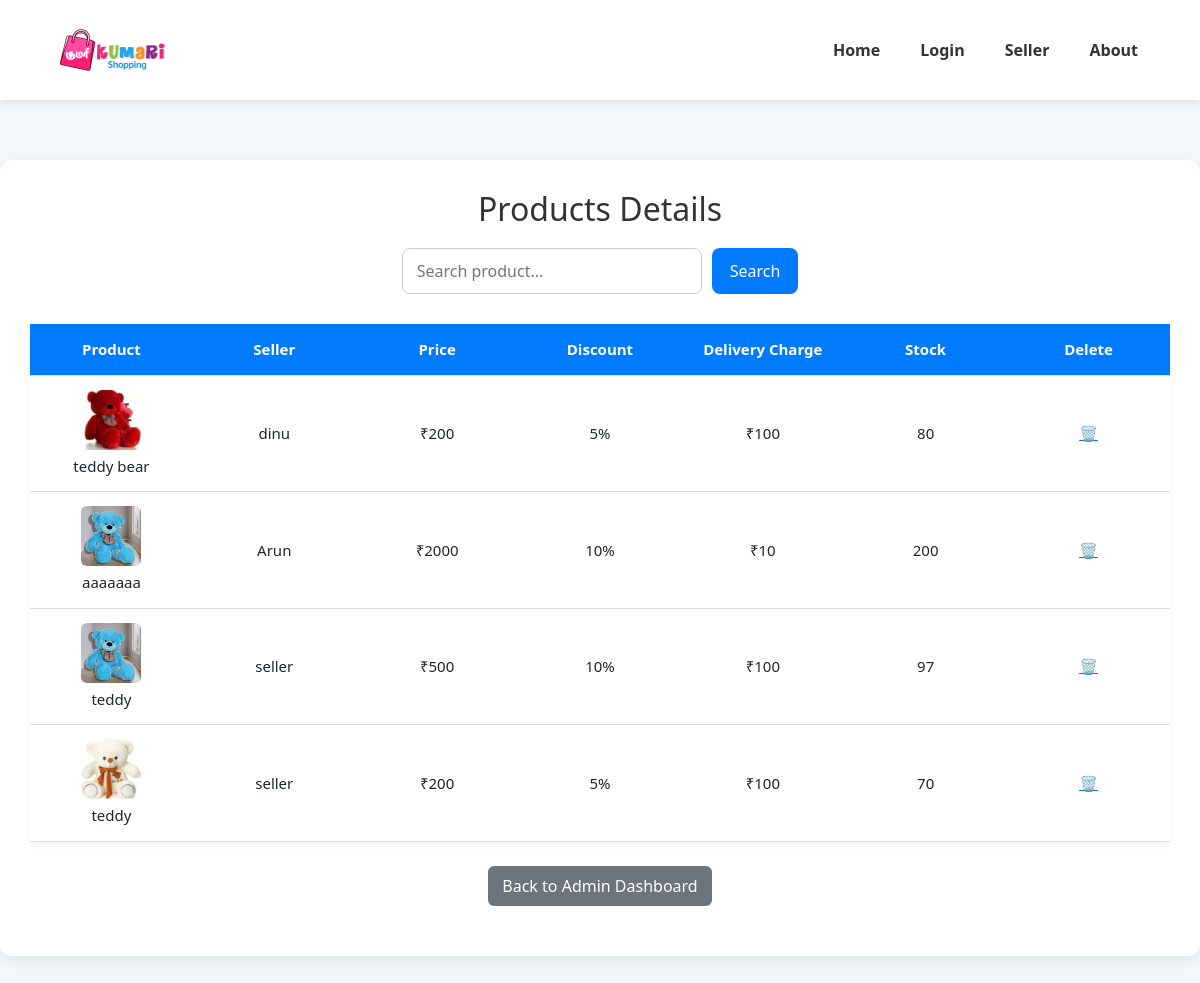
The page /admin-dashboard/products/ on the database its author committed.
### accounts/models.py (models this page shows, shortened)
class Products(models.Model):
    seller = models.ForeignKey(CustomUser, on_delete=models.CASCADE, limit_choices_to={'user_type': 'seller'})
    image=models.ImageField(upload_to='product_images/')
    product_name=models.CharField(max_length=25,
        validators=[RegexValidator(r'^[a-zA-Z][a-zA-Z\s]*$','Enter a valid product name.')]
    )
    colour=models.CharField(max_length=20,
        validators=[RegexValidator(r'^[a-zA-Z][a-zA-Z]*$','Enter a valid colour.')]
    )
    description=models.CharField(max_length=200,
        validators=[RegexValidator(r'^[a-zA-Z0-9\s.,-]*$','Only alphanumeric characters and certain punctuation are allowed.')]
    )
    price=models.PositiveIntegerField()
    discount=models.PositiveIntegerField(
        validators=[RegexValidator(r'^\d{1,2}%?$', 'Enter a valid discount amount.')]
    )
    delivery_charge=models.PositiveIntegerField()
    stock=models.PositiveIntegerField()

class CustomUser(AbstractUser):
    user_role=(
        ('user','User'),
        ('seller','Seller'),
        ('admin','Admin'),
    )
    user_type= models.CharField(max_length=10,choices=user_role,default='user')
    user_profile=models.ImageField(
        upload_to='user_images',
        default='null',
        blank=False,
        validators=[FileExtensionValidator(allowed_extensions=['jpg', 'jpeg', 'png', 'svg','webp'])]
        )
    seller_profile=models.ImageField(
        upload_to='seller_images',
        default='null',
        blank=False,
        validators=[FileExtensionValidator(allowed_extensions=['jpg', 'jpeg', 'png', 'svg','webp'])]
        )
    mobile = models.CharField(
        max_length=14,
        unique=True,
        validators=[RegexValidator(r'^\+91\s?\d{10}$', 'Enter a valid mobile number with country code.')],
        verbose_name='Mobile Number'
    )
    address = models.TextField(
        max_length=150,
        blank=False,
        verbose_name='Address'
    )
    username = models.CharField(
        max_length=150,  # You can change this if needed
        unique=True,
        blank=False,
        null=False,
        validators=[RegexValidator(r'^[a-zA-Z][a-zA-Z0-9]*$','Username only starts with alphabetic characters')]
    )
    first_name = models.CharField(
        max_length=50,
        blank=False,
        validators=[RegexValidator(r'^[a-zA-Z]+$', 'Only alphabetic characters are allowed.')]
    )
    last_name = models.CharField(
        max_length=50,
        blank=False,
        validators=[RegexValidator(r'^[a-zA-Z]+$', 'Only alphabetic characters are allowed.')]
        )
    email = models.EmailField(
        blank=False,
        unique=True)
    is_active = models.BooleanField(default=True)
    objects = CustomUserManager()
    USERNAME_FIELD = 'username'
    REQUIRED_FIELDS = ['mobile']

### admin_dashboard/views.py (the view)
# urls.py: path('products/',views.products,name='products'),
def products(request):
    q_products = request.GET.get('q_product')
    products= Products.objects.all()
    if q_products:
        products = products.filter(product_name__icontains=q_products)
    for product in products:
        if q_products:
            pattern = re.compile(re.escape(q_products), re.IGNORECASE)
            highlighted = pattern.sub(
                lambda m: f'<span style="background-color: yellow;">{m.group(0)}</span>',
                product.product_name
            )
            product.highlighted_productname = mark_safe(highlighted)
        else:
            product.highlighted_productname = product.product_name
    return render(request, 'admin-products.html', {'products': products})

### templates/admin-products.html (shortened to what this page needs)
{% extends "base.html" %}
{% load static %}
{% block content %}
<div class="container">
  <h2>Products Details</h2>
  <form method="get">
    <input type="text" name="q_product" placeholder="Search product..." value="{{ request.GET.q_product }}">
    <button type="submit">Search</button>
  </form>
  <table>
    <tr>
      <th>Product</th>
      <th>Seller</th>
      <th>Price</th>
      <th>Discount</th>
      <th>Delivery Charge</th>
      <th>Stock</th>
      <th>Delete</th>
    </tr>
    {% for product in products %}
    <tr>
      <td style="text-align: center;">
        {% if product.image %}
          <img src="{{ product.image.url }}" alt="Product" width="60" height="60"><br>
          {{ product.highlighted_productname|safe }}
        {% else %}
          No Image<br>
          {{ product.highlighted_productname|safe }}
        {% endif %}
      </td>
      <td>{{ product.seller.username }}</td>
      <td>₹{{ product.price }}</td>
      <td>{{ product.discount }}%</td>
      <td>₹{{ product.delivery_charge }}</td>
      <td>{{ product.stock }}</td>
      <td><a href="{% url 'delete_product' product.id %}">🗑️</a></td>
    </tr>
    {% empty %}
    <tr>
      <td colspan="6" class="no-results">No products found.</td>
    </tr>
    {% endfor %}
  </table> <br>
    <div style="text-align: center;">
    <a href="{% url 'admin_dashboard' %}" class="back-button">Back to Admin Dashboard</a>
    </div>
</div>
{% endblock %}

### static/css/style.css (style rules this page uses)
body { margin: 0; padding: 0; height: 100%; }

### templates/navbar.html (style rules this page uses)
button { padding: 6px 14px; background-color: #007bff; color: white; border: none; font-size: 16px; border-radius: 8px; cursor: pointer; transition: background-color 0.3s; }

### templates/admin-products.html (style rules this page uses)
body { margin-top: 160px; font-family: 'Segoe UI', sans-serif; background-color: #f4f7fa; }
.container { max-width: 1200px; margin: 60px auto; padding: 30px; background-color: #fff; border-radius: 12px; box-shadow: 0 5px 15px rgba(0, 0, 0, 0.07); }
h2, h3 { text-align: center; color: #333; margin-bottom: 20px; }
form { display: flex; justify-content: center; margin-bottom: 30px; gap: 10px; }
input[type="text"] { padding: 10px 14px; font-size: 16px; border: 1px solid #ccc; border-radius: 8px; width: 300px; transition: 0.3s; }
button { padding: 10px 18px; background-color: #007bff; color: white; border: none; font-size: 16px; border-radius: 8px; cursor: pointer; transition: background-color 0.3s; }
table { width: 100%; table-layout: fixed; border-collapse: collapse; font-size: 15px; box-shadow: 0 2px 8px rgba(0,0,0,0.05); }
th { background-color: #007bff; color: white; padding: 14px; text-align: left; }
th, td { width: 14.28%; text-align: center; padding: 14px; border-bottom: 1px solid #ddd; font-size: 15px; }
td { padding: 14px; border-bottom: 1px solid #ddd; vertical-align: middle; }
img { width: 60px; height: 60px; object-fit: cover; border-radius: 6px; margin-bottom: 5px; }
.back-button { display: inline-block; margin-bottom: 20px; background-color: #6c757d; color: white; padding: 8px 14px; border-radius: 6px; text-decoration: none; font-weight: 500; transition: background-color 0.3s; }

### rows shown on the page
Products: image (picture), highlighted_productname "teddy bear", seller.username "dinu", price "200", discount "5", delivery_charge "100", stock "80"
Products: image (picture), highlighted_productname "aaaaaaa", seller.username "Arun", price "2000", discount "10", delivery_charge "10", stock "200"
Products: image (picture), highlighted_productname "teddy", seller.username "seller", price "500", discount "10", delivery_charge "100", stock "97"
Products: image (picture), highlighted_productname "teddy", seller.username "seller", price "200", discount "5", delivery_charge "100", stock "70"
